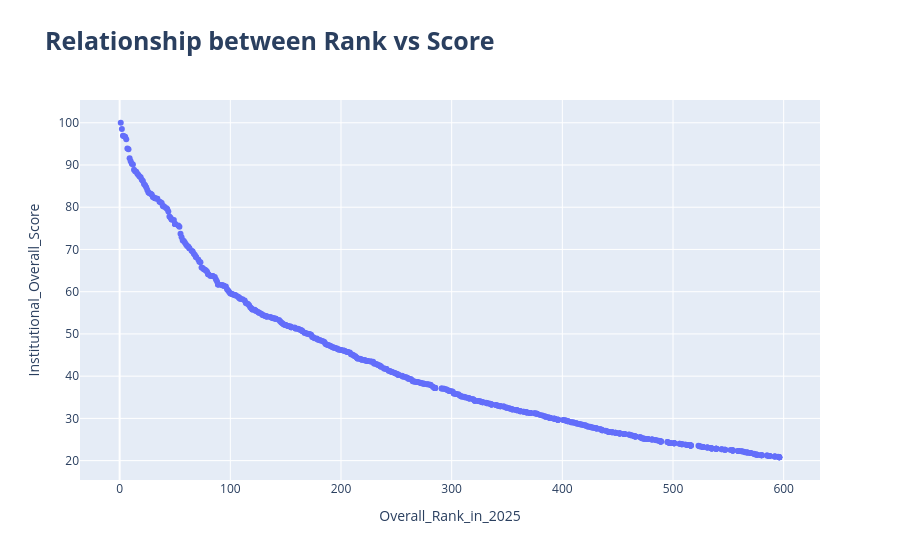

This figure's notebook cell:
### Markdown cell above
Rank vs Score Relationship
 
Create scatter plot using Plotly:


X → Rank


Y → Score


Add trendline.


Comment on relationship.

### Code cell
#Create scatter plot using Plotly:
fig=px.scatter(df,
               x='RANK_2025',
               y='Overall_Score',
               title="<b>Relationship between Rank vs Score</b>",
               labels={'RANK_2025':'Overall_Rank_in_2025','Overall_Score':'Institutional_Overall_Score'}
               
            )
fig.update_layout(title_font_size=25)
fig.show()

### Figure 1 — Plotly figure (JSON) as saved in the notebook; plotly's stock layout.template omitted (floating-point values rounded to 4 significant figures; data arrays with more than 128 entries replaced by an {"elided": "..."} marker saying what was removed)
{"data": [{"hovertemplate": "Overall_Rank_in_2025=%{x}<br>Institutional_Overall_Score=%{y}<extra></extra>", "legendgroup": "", "marker": {"color": "#636efa", "symbol": "circle"}, "mode": "markers", "name": "", "orientation": "v", "showlegend": false, "type": "scatter", "x": {"elided": "586 float values"}, "xaxis": "x", "y": {"elided": "586 float values"}, "yaxis": "y"}], "layout": {"legend": {"tracegroupgap": 0}, "title": {"font": {"size": 25}, "text": "<b>Relationship between Rank vs Score</b>"}, "xaxis": {"anchor": "y", "domain": [0, 1], "title": {"text": "Overall_Rank_in_2025"}}, "yaxis": {"anchor": "x", "domain": [0, 1], "title": {"text": "Institutional_Overall_Score"}}}}
